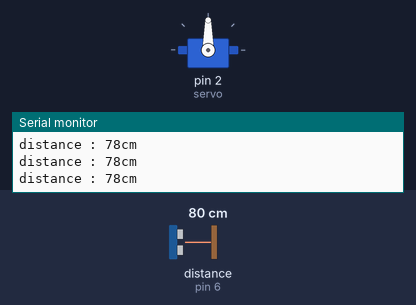
The sketch below on a simulated Arduino Uno, built with avr-gcc and run on an emulated ATmega328P. Shown: servo, the last lines printed to the serial monitor. Wiring (inferred from the names in the program): ultrasonic range finder: trigger pin 7; echo pin 6. Inputs (shaded band) come from the test bench; at power-on: distance to the obstacle (sensor on pin 6) 80 cm. The echo pulse lasts 58.3 µs per cm.

Above: at 1.2 s.
1.3 s: distance to the obstacle (sensor on pin 6) set to 12 cm
2.8 s: distance to the obstacle (sensor on pin 6) set to 9 cm
At 4.0 s:
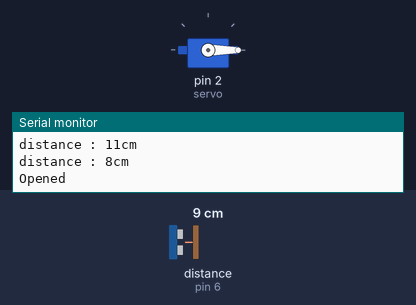
Timing chart, 0 to 5.8 s (numbered marks = the images above; inputs shaded):
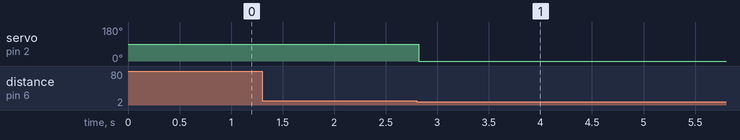

The sketch:

Smart_parking_lot_code.ino
```cpp
#include <Servo.h>

Servo servo;

#define trig 7
#define echo 6

void setup() {
  servo.attach(2);
  Serial.begin(9600);
  pinMode(trig,OUTPUT);
  pinMode(echo, INPUT);
}

void loop() {
  long duration, distance;

  digitalWrite(trig,LOW);
  digitalWrite(echo,LOW);
  delayMicroseconds(2);
  digitalWrite(trig, HIGH);
  delayMicroseconds(10);
  digitalWrite(trig, LOW);

  duration = pulseIn(echo,HIGH);
  distance = ((float) (340 * duration)/10000)/2;

  Serial.print("distance : ");
  Serial.print(distance);
  Serial.println("cm");

  if (distance < 10) { // TODO : change to 10
    servo.write(0);
    Serial.print("Opened");

    delay(10000);
  }
  else {
    servo.write(90);
    }
}
```

Measured:
- the behaviour switches between 11 and 10 cm on distance to the obstacle (sensor on pin 6) (found by bisection; images 0 and 1)
- after the input at 2.8 s, servo on pin 2 (servo): 90° → 0° at once
